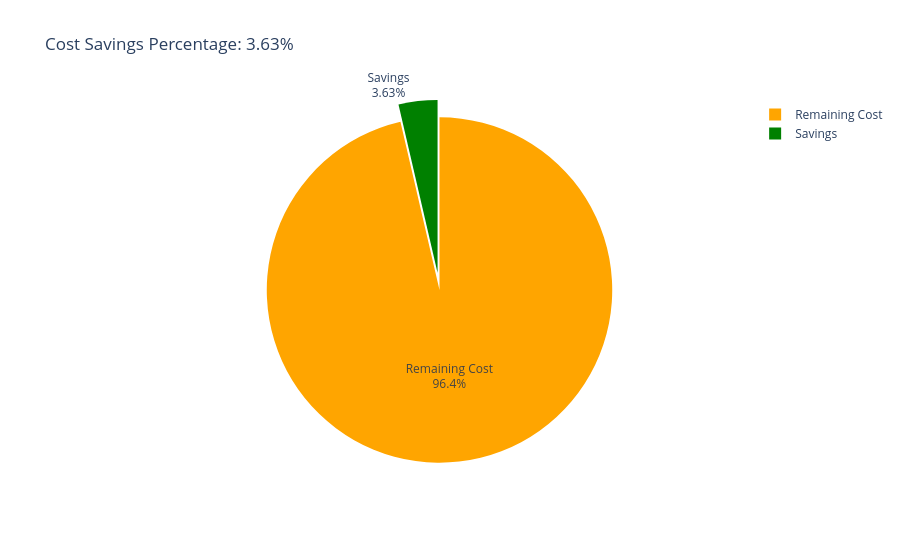

This figure's notebook cell:
### Code cell
import plotly.graph_objs as go

labels = ['Savings', 'Remaining Cost']
values = [original_cost - optimal_cost, optimal_cost]
savings_percent = (original_cost - optimal_cost) / original_cost * 100

fig = go.Figure(data=[go.Pie(labels=labels, values=values)])
fig.update_traces(textinfo='label+percent', pull=[0.1, 0], marker=dict(colors=['green', 'orange']))
fig.update_layout(title=f'Cost Savings Percentage: {savings_percent:.2f}%')
fig.show()

### Figure 1 — Plotly figure (JSON) as saved in the notebook; plotly's stock layout.template omitted (floating-point values rounded to 4 significant figures)
{"data": [{"labels": ["Savings", "Remaining Cost"], "marker": {"colors": ["green", "orange"]}, "pull": [0.1, 0], "textinfo": "label+percent", "type": "pie", "values": [0.142, 3.77]}], "layout": {"title": {"text": "Cost Savings Percentage: 3.63%"}}}
